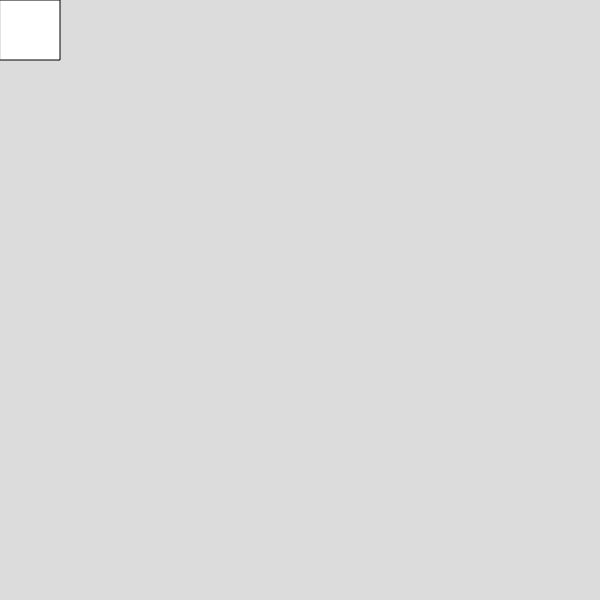
Frame 1 (no input)
Frame 60 (no input): identical to frame 1, image omitted
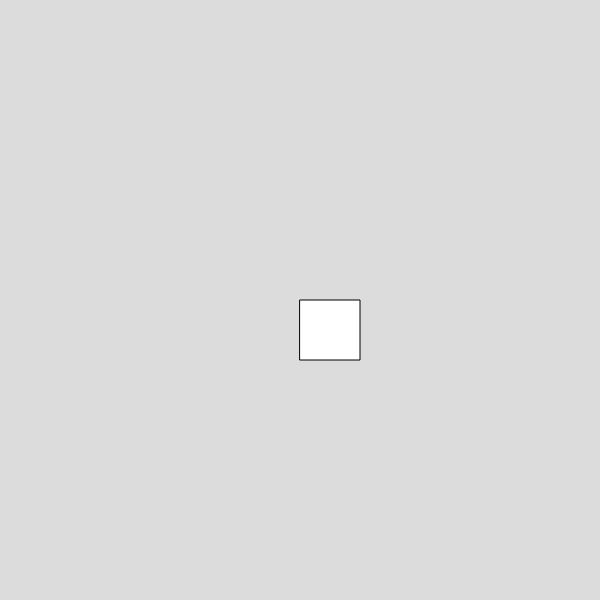
Frame 120 (the mouse pressed at the canvas centre since frame 60)

The p5.js sketch that drew these frames (run headless with seeded random() and noise() and a simulated clock; from frame 60 on, the mouse is pressed at the canvas centre):

// p5.js sketch
// ── sketch.js
function setup() 
{
	createCanvas(600, 600);
	background(220);
}

function draw()
{
	background(220);
	rect(mouseX, mouseY, 60, 60);
}
